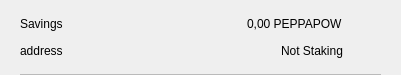
<?xml version="1.0" encoding="UTF-8"?>
<ui version="4.0">
 <class>CSRow</class>
 <widget class="QWidget" name="CSRow">
  <property name="geometry">
   <rect>
    <x>0</x>
    <y>0</y>
    <width>401</width>
    <height>75</height>
   </rect>
  </property>
  <property name="windowTitle">
   <string>Form</string>
  </property>
  <layout class="QVBoxLayout" name="verticalLayout">
   <property name="spacing">
    <number>0</number>
   </property>
   <property name="leftMargin">
    <number>20</number>
   </property>
   <property name="topMargin">
    <number>10</number>
   </property>
   <property name="rightMargin">
    <number>20</number>
   </property>
   <property name="bottomMargin">
    <number>0</number>
   </property>
   <item>
    <widget class="QWidget" name="info" native="true">
     <property name="minimumSize">
      <size>
       <width>0</width>
       <height>0</height>
      </size>
     </property>
     <layout class="QHBoxLayout" name="horizontalLayout_3">
      <property name="leftMargin">
       <number>0</number>
      </property>
      <property name="topMargin">
       <number>0</number>
      </property>
      <property name="rightMargin">
       <number>0</number>
      </property>
      <property name="bottomMargin">
       <number>10</number>
      </property>
      <item>
       <widget class="QWidget" name="container" native="true">
        <property name="minimumSize">
         <size>
          <width>0</width>
          <height>0</height>
         </size>
        </property>
        <layout class="QVBoxLayout" name="verticalLayout_2">
         <property name="spacing">
          <number>0</number>
         </property>
         <property name="leftMargin">
          <number>0</number>
         </property>
         <property name="topMargin">
          <number>0</number>
         </property>
         <property name="rightMargin">
          <number>0</number>
         </property>
         <property name="bottomMargin">
          <number>0</number>
         </property>
         <item>
          <layout class="QHBoxLayout" name="horizontalLayout">
           <item>
            <widget class="QLabel" name="labelName">
             <property name="toolTip">
              <string notr="true"/>
             </property>
             <property name="text">
              <string>Savings</string>
             </property>
            </widget>
           </item>
           <item>
            <spacer name="horizontalSpacer">
             <property name="orientation">
              <enum>Qt::Horizontal</enum>
             </property>
             <property name="sizeHint" stdset="0">
              <size>
               <width>40</width>
               <height>20</height>
              </size>
             </property>
            </spacer>
           </item>
           <item>
            <widget class="QLabel" name="labelAmount">
             <property name="text">
              <string>0,00 PEPPAPOW</string>
             </property>
            </widget>
           </item>
          </layout>
         </item>
         <item>
          <layout class="QHBoxLayout" name="horizontalLayout_2">
           <item>
            <widget class="QLabel" name="labelAddress">
             <property name="toolTip">
              <string notr="true"/>
             </property>
             <property name="text">
              <string>address</string>
             </property>
            </widget>
           </item>
           <item>
            <spacer name="horizontalSpacer_2">
             <property name="orientation">
              <enum>Qt::Horizontal</enum>
             </property>
             <property name="sizeHint" stdset="0">
              <size>
               <width>40</width>
               <height>20</height>
              </size>
             </property>
            </spacer>
           </item>
           <item>
            <widget class="QLabel" name="labelStaking">
             <property name="text">
              <string>Not Staking</string>
             </property>
            </widget>
           </item>
          </layout>
         </item>
        </layout>
       </widget>
      </item>
      <item alignment="Qt::AlignHCenter|Qt::AlignVCenter">
       <widget class="QPushButton" name="pushButtonMenu">
        <property name="minimumSize">
         <size>
          <width>24</width>
          <height>24</height>
         </size>
        </property>
        <property name="maximumSize">
         <size>
          <width>32</width>
          <height>32</height>
         </size>
        </property>
        <property name="focusPolicy">
         <enum>Qt::NoFocus</enum>
        </property>
        <property name="styleSheet">
         <string notr="true">border:none; background-color:transparent;</string>
        </property>
        <property name="text">
         <string/>
        </property>
        <property name="icon">
         <iconset>
          <normaloff>://ic-menu-hover</normaloff>://ic-menu-hover</iconset>
        </property>
        <property name="iconSize">
         <size>
          <width>24</width>
          <height>24</height>
         </size>
        </property>
       </widget>
      </item>
     </layout>
    </widget>
   </item>
   <item>
    <widget class="QLabel" name="lblDivisory">
     <property name="minimumSize">
      <size>
       <width>0</width>
       <height>1</height>
      </size>
     </property>
     <property name="maximumSize">
      <size>
       <width>16777215</width>
       <height>1</height>
      </size>
     </property>
     <property name="styleSheet">
      <string notr="true">background-color:#bababa;</string>
     </property>
     <property name="text">
      <string/>
     </property>
     <property name="alignment">
      <set>Qt::AlignBottom|Qt::AlignLeading|Qt::AlignLeft</set>
     </property>
    </widget>
   </item>
  </layout>
 </widget>
 <resources/>
 <connections/>
</ui>
